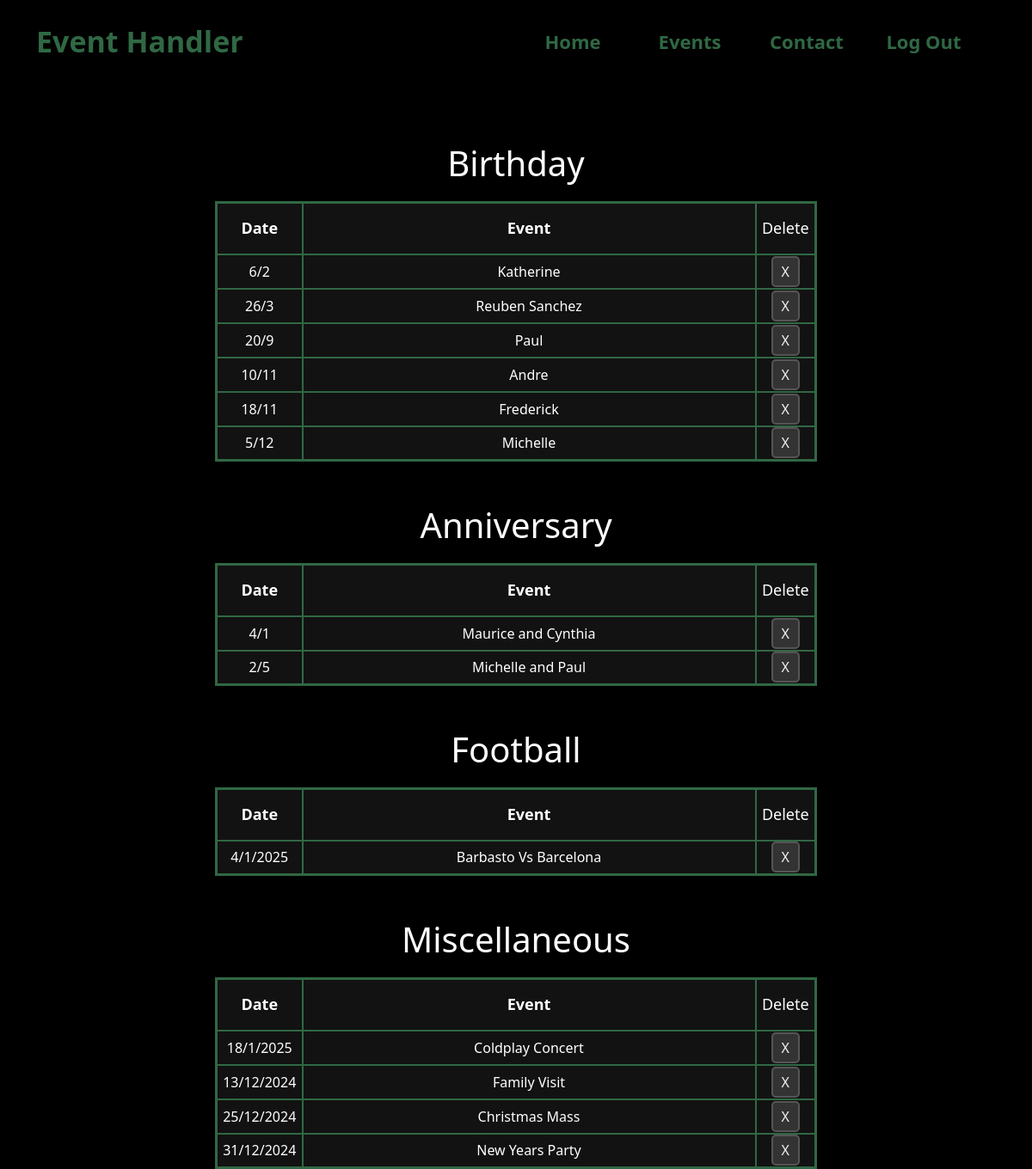
The page /events (signed in) on the database its author committed.
### tables this page shows
CREATE TABLE events (
event_id INTEGER UNIQUE NOT NULL PRIMARY KEY AUTOINCREMENT,
user_id INTEGER NOT NULL,
event TEXT NOT NULL,
date INTEGER NOT NULL,
month INTEGER NOT NULL,
year INTEGER,
description TEXT NOT NULL,
FOREIGN KEY (user_id) REFERENCES users(id)
);

### app.py (the view)
@app.route("/events", methods = ["GET", "POST"])
@login_required
def events():
    if request.method == "POST":
        db.execute("DELETE FROM events WHERE event_id = ?", request.form.get("remove"))
    data = []
    for event in EVENTS:
        if event == "Football":
            temp =  db.execute("SELECT * FROM events WHERE event = ? AND user_id = ? ORDER BY year, month, date", event, session["user_id"])
        else:
            temp =  db.execute("SELECT * FROM events WHERE event = ? AND user_id = ? ORDER BY month, date", event, session["user_id"])
        data.append(temp)
    return render_template("events.html", EVENTS = EVENTS, data = data, MONTHS = MONTHS)

### app.py (called while the page is built)
def login_required(f):
    @wraps(f)
    def decorated_function(*args, **kwargs):
        if session.get("user_id") is None:
            return redirect("/login")
        return f(*args, **kwargs)
    return decorated_function

### templates/events.html (shortened to what this page needs)
{% extends "layout.html" %}
{% block body %}
{% for event in EVENTS %}
    <h1 style="margin-top: 50px; color: white; text-align: center;">{{event}}</h1>
    <table class = "event" style="margin-top: 20px;">
        <thead>
            <th style="width: 100px;"><b>Date</b></th>
            <th><b>Event</b></th>
            <th style = "width: 70px;"> Delete</th>
        </thead>
        {% for info in data[EVENTS.index(event)] %}
        <tbody>
            {% if event == "Football" or event == "Miscellaneous" %}
            <td>{{info.date}}/{{info.month}}/{{info.year}}</td>
            {% else %}
            <td>{{info.date}}/{{info.month}}</td>
            {% endif %}
            <td>{{info.description}}</td>
            <td>
                <form action = "/events" method = "post">
                    <button type = "submit">X</button>
                </form>
            </td>
        </tbody>
        {% endfor %}
    </table>
{% endfor %}
{% endblock %}

### templates/layout.html (shortened to what this page needs)
<!DOCTYPE html>
<html lang="en">
<head>
    <link href="https://cdn.jsdelivr.net/npm/bootstrap@5.3.3/dist/css/bootstrap.min.css" rel="stylesheet">
    <link href = "static/css/reset.css" rel = "stylesheet">
    <link href = "static/css/style.css" rel = "stylesheet">
</head>
<body>
    <nav class="navbar navbar-dark navbar-expand-lg bg-dark fixed-top" id = "navmain">
        <div class="container">
          <a class="navbar-brand" href="/" style = "font-weight: 600; font-size:34px; cursor: pointer" style = "color:#306844">Event Handler</a>
          <div class="sidebar offcanvas offcanvas-start text-bg-dark" tabindex="-1" id="offcanvasDarkNavbar" aria-labelledby="offcanvasDarkNavbarLabel">
            <div class="offcanvas-body" style = "font-size: 20px;">
              <ul class="navbar-nav justify-content-end flex-grow-1 pe-3">
                {% if session["user_id"] %}
                <li class="nav-item mx-2">
                  <a class="nav-link"  href="/" >Home</a>
                </li>
                <li class="nav-item mx-2">
                  <a class="nav-link" href="/events">Events</a>
                </li>
                <li class="nav-item mx-2">
                    <a class="nav-link" href="/contact">Contact</a>
                  </li>
                  <li class="nav-item mx-2">
                    <a href = "/logout" class = "nav-link">Log Out</a>
                  </li>
                {% endif %}
              </ul>
            </div>
          </div>
        </div>
      </nav>
    <main>
        <div class = "left">
        </div>
        <div class = "middle">
          <div>{% block body %}{% endblock %}</div>
        </div>
        <div class = "right">
        </div>
    </main>
</body>
</html>

### static/css/style.css (style rules this page uses)
html, body { height: 100%; margin: 0; background-color: black }
body { width: 100%; height: 100%; }
#navmain { background-color: black !important; opacity: 1; }
nav { height: 12%; color:#306844 !important; position: relative !important; }
.navbar-brand { color:#306844 !important; }
.nav-link { color: #306844; width: 120px; font-size: 22px; font-weight: 600; text-align: center; border-radius: 20px; transition: background-color 0.4s ease, transform 0.5s ease; }
main { margin-top: 20px; height: 85%; display: flex; justify-content: space-evenly; }
.event { width: 700px; border-width: 3px; border-style: solid; border-radius: 50%; border-color: #306844; text-align: center; }
.event th { border: 2px solid #306844; background-color: #121212; vertical-align: middle; height: 60px; font-size: 18px; text-align: center; color: white; }
.event td { border: 2px solid #306844; background-color: #121212; vertical-align: middle; height: 40px; color: white; }
.event button { background-color: #333; color: #f1f1f1; border: 2px solid #555; padding: 4px 10px; font-size: 16px; font-weight: 400; border-radius: 5px; cursor: pointer; transition: all 0.6s ease; }
.left { height : 100%; width: 20%; }
.right { height : 100%; width: 20%; }

### rows shown on the page
events: date "6", month "2", description "Katherine"
events: date "26", month "3", description "Reuben Sanchez"
events: date "20", month "9", description "Paul"
events: date "10", month "11", description "Andre"
events: date "18", month "11", description "Frederick"
events: date "5", month "12", description "Michelle"
events: date "4", month "1", description "Maurice and Cynthia"
events: date "2", month "5", description "Michelle and Paul"
events: date "4", month "1", year "2025", description "Barbasto Vs Barcelona"
events: date "18", month "1", year "2025", description "Coldplay Concert"
events: date "13", month "12", year "2024", description "Family Visit"
events: date "25", month "12", year "2024", description "Christmas Mass"
events: date "31", month "12", year "2024", description "New Years Party"

### other values the page prints
{{ event }} "Birthday" "Anniversary" "Football" "Miscellaneous"
